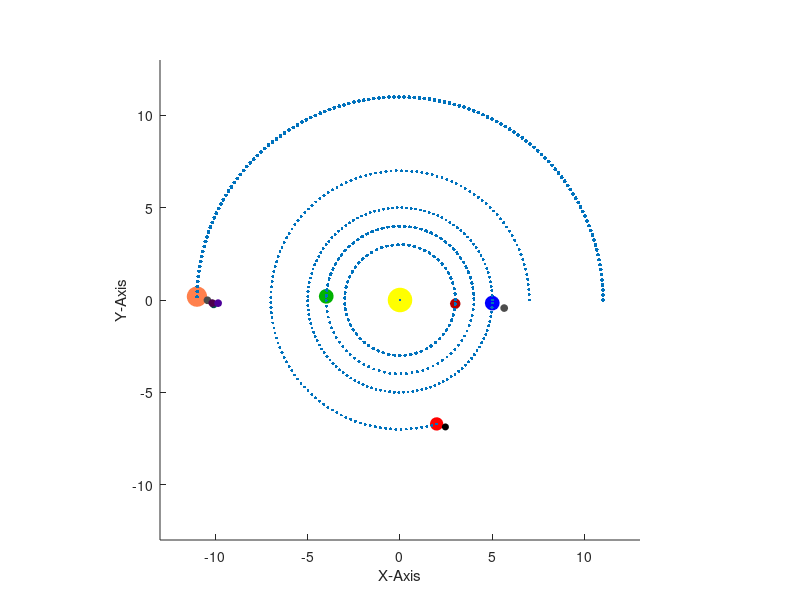

Recreate this plot in MATLAB.
%Heliocentric

%------------preparation-----------------------------------------------------------------------------------------
figure('units','norm','position',[.1 .1 .8 .7],'color',[.9 .9 .9],'name', "Heliocentric"); %Creating Window
axes('position',[.1 .1 .8 .8],'color',[1 1 1], 'xlim',[-13 13],'ylim',[-13 13]);  %Creating Axis
grid off;                                        %turing on grid in coordinate system
xlabel ("X-Axis");                               %labeling the axis
ylabel ("Y-Axis");                               %labeling the axis
zlabel ("Z-Axis");                               %labeling the axis
axis ('square');                                 %squaring axis
drawnow

%----------------Changeable Variables-----------------------------------------------------------------------------
%-----------------------------------------------------------------------------------------------------------------
n=1;              %Number of Revolutions of earth/number of years shown
i=.05;            %Interval during for-loop
g=0;              %Set to >1 to deactivate lines of planets

%---------------pre-calculations----------------------------------------------------------------------------------
l=n.*2.*pi;     %limit for for-loop

%----------------Preparing the Planets----------------------------------------------------------------------------
%------------w[x] is the angular speed; r[x] is the radius relative to the sun------------------------------------
%----To adapt this system to center around other planets, set ws and rs for the sun to the ones of the desired planet
%------------Drawing Sun------------------------------------------------------------------------------------------
h_Sun=line(0,0,0,'marker','o','markersize',[17],'markerfacecolor','yellow','color','yellow'); %creating the ball
ws=0;               %angular speed
rs=0;               %orbit radius

%------------Drawing Mercure----------------------------------------------------------------------------------------
h_Mercure=line(0,0,0,'marker','o','markersize',[7],'color',[.7 0 0],'markerfacecolor',[.7 0 0]); %creating the ball
wm=2;               %angular speed mercure
rm=3;               %orbit radius mecure

%------------Drawing Venus----------------------------------------------------------------------------------------
h_Venus=line(0,0,0,'marker','o','markersize',[10],'color',[0 .7 0],'markerfacecolor',[0 .7 0]); %creating the ball
wv=1.5;             %angular speed venus
rv=4;               %orbit radius venus

%------------Drawing Earth----------------------------------------------------------------------------------------
h_Earth=line(0,0,0,'marker','o','markersize',[10],'color',[0 0 1],'markerfacecolor',[0 0 1]); %creating the ball
we=1;               %angular speed earth
re=5;               %orbit radius earth

%------------Drawing Moon------------------------------------------------------------------------------------------
h_Moon=line(0,0,0,'marker','o','markersize',[5],'color',[.3 .3 .3],'markerfacecolor',[.3 .3 .3]); %creating the ball
wem=12;             %angular speed Moon
rem=.7;             %orbit radius moon

%------------Drawing Mars------------------------------------------------------------------------------------------
h_Mars=line(0,0,0,'marker','o','markersize',[9],'color',[1 0 0],'markerfacecolor',[1 0 0]); %creating the ball
wma=.8;             %angular speed Mars
rma=7;              %orbit radius Mars

%------------Drawing Marsmoom------------------------------------------------------------------------------------------
h_Marsmoon=line(0,0,0,'marker','o','markersize',[4.5],'color',[0 0 0],'markerfacecolor',[0 0 0]); %creating the ball
wmam=10;             %angular speed Marsmoon
rmam=.5;             %orbit radius Marsmoon

%------------Drawing Jupiter------------------------------------------------------------------------------------------
h_Jupiter=line(0,0,'marker','o','markersize',[14],'color',[1 .5 .3],'markerfacecolor',[1 .5 .3]);
wj=.5;              %angular speed jupiter
rj=11;              %orbit radius jupiter

%------------Drawing MoonJ1------------------------------------------------------------------------------------------
h_MoonJ1=line(0,0,'marker','o','markersize',[5],'color',[.3 .3 .3],'markerfacecolor',[.3 .3 .3]);
wmj1=10;             %angular speed Moon
rmj1=.6;             %orbit radius moon

%------------Drawing MoonJ2------------------------------------------------------------------------------------------
h_MoonJ2=line(0,0,'marker','o','markersize',[5],'color',[0 .3 .3],'markerfacecolor',[0 .3 .3]);
wmj2=13;             %angular speed Moon
rmj2=1;               %orbit radius moon

%------------Drawing MoonJ3------------------------------------------------------------------------------------------
h_MoonJ3=line(0,0,'marker','o','markersize',[5],'color',[.3 0 .3],'markerfacecolor',[.3 0 .3]);
wmj3=12;             %angular speed Moon
rmj3=.9;             %orbit radius moon

%------------Drawing MoonJ4------------------------------------------------------------------------------------------
h_MoonJ4=line(0,0,'marker','o','markersize',[5],'color',[.3 0 .6],'markerfacecolor',[.3 0 .6]);
wmj4=9;               %angular speed Moon
rmj4=1.2;             %orbit radius moon
 
drawnow
%------------Making planets move------------------------------------------------------------------------------------
%-------------------------------------------------------------------------------------------------------------------
for t=0:i:l                                          %setting up loop for one rotation
  
  %----Sun----
  xs=rs*cos(ws*t);                                   %getting x for sun
  ys=rs*sin(ws*t);                                   %getting y for sun
  set(h_Sun,'xdata',xs,'ydata',ys);                  %putting sun there
  
  %----Mercure----
  xm=rm*cos(wm*t);                                   %getting x for mercure
  ym=rm*sin(wm*t);                                   %getting y for mercure
  set(h_Mercure,'xdata',xm-xs,'ydata',ym-ys);              %putting mercure there
  
  %----Venus----
  xv=rv*cos(wv*t);                                   %getting x for venus
  yv=rv*sin(wv*t);                                   %getting y for venus
  set(h_Venus,'xdata',xv-xs,'ydata',yv-ys);                %putting venus there
  
  %----Earth----
  xe=re*cos(we*t);                                   %getting x for earth
  ye=re*sin(we*t);                                   %getting y for earth
  set(h_Earth,'xdata',xe-xs,'ydata',ye-ys);                %putting earth there

  %----Moon----
  xem=rem*cos(wem*t)+xe;                                %getting x for moon
  yem=rem*sin(wem*t)+ye;                                %getting y for moon
  set(h_Moon,'xdata',xem-xs,'ydata',yem-ys);                  %putting moon there
  
  %----Mars----
  xma=rma*cos(wma*t);                                %getting x for mars
  yma=rma*sin(wma*t);                                %getting y for mars
  set(h_Mars,'xdata',xma-xs,'ydata',yma-ys);               %putting mars there
  
  %----Marsmoon----
  xmam=rmam*cos(wmam*t)+xma;                                %getting x for marsmoon
  ymam=rmam*sin(wmam*t)+yma;                                %getting y for marsmoon
  set(h_Marsmoon,'xdata',xmam-xs,'ydata',ymam-ys);                %putting marsmoon there
  
  %----Jupiter----
  xj=rj*cos(wj*t);                                   %getting x for jupiter
  yj=rj*sin(wj*t);                                   %getting y for jupiter
  set(h_Jupiter,'xdata',xj-xs,'ydata',yj-ys);              %putting jupiter there
  
  %----MoonJ1----
  xmj1=rmj1*cos(wmj1*t)+xj;                                %getting x for jupitermoon
  ymj1=rmj1*sin(wmj1*t)+yj;                                %getting y for jupitermoon
  set(h_MoonJ1,'xdata',xmj1-xs,'ydata',ymj1-ys);                 %putting jupitermoon there
  
  %----MoonJ2----
  xmj2=rmj2*cos(wmj2*t)+xj;                                %getting x for jupitermoon
  ymj2=rmj2*sin(wmj2*t)+yj;                                %getting x for jupitermoon
  set(h_MoonJ2,'xdata',xmj2-xs,'ydata',ymj2-ys);                 %putting jupitermoon there
  
  %----MoonJ3----
  xmj3=rmj3*cos(wmj3*t)+xj;                                %getting x for jupitermoon
  ymj3=rmj3*sin(wmj3*t)+yj;                                %getting x for jupitermoon
  set(h_MoonJ3,'xdata',xmj3-xs,'ydata',ymj3-ys);                 %putting jupitermoon there
  
  %----MoonJ4----
  xmj4=rmj4*cos(wmj4*t)+xj;                                %getting x for jupitermoon
  ymj4=rmj4*sin(wmj4*t)+yj;                                %getting x for jupitermoon
  set(h_MoonJ4,'xdata',xmj4-xs,'ydata',ymj4-ys);        %putting jupitermoon there
  
  drawnow;
  
  if (mod(t,0.5.*i)==g)  %Trails of the planets in an interval
    
    line(xs,ys,'marker','.','markersize',[7]);   %Sun
    line(xm-xs,ym-ys,'marker','.','markersize',[7]);   %Mercure
    line(xv-xs,yv-ys,'marker','.','markersize',[7]);   %Venus
    line(xe-xs,ye-ys,'marker','.','markersize',[7]);   %Earth
    line(xma-xs,yma-ys,'marker','.','markersize',[7]);   %Mars
    line(xj-xs,yj-ys,'marker','.','markersize',[9]);   %Jupiter
    
  endif

endfor
